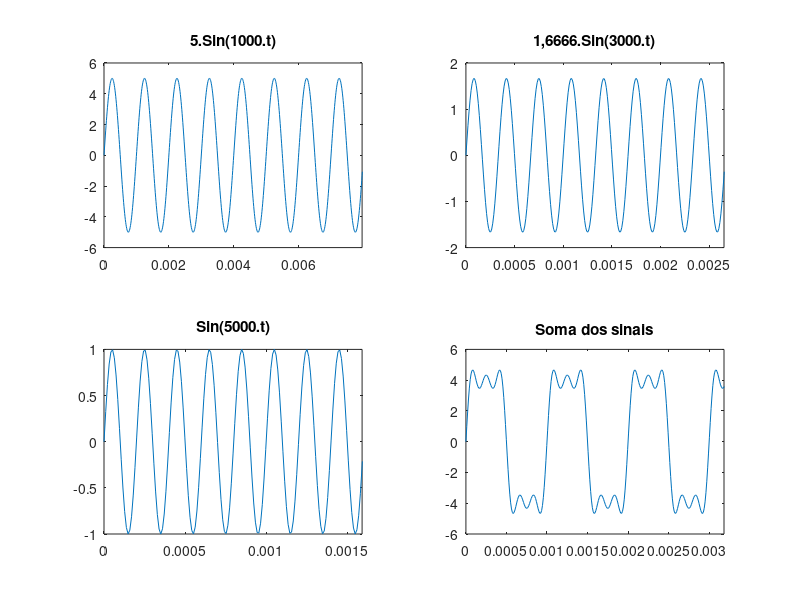
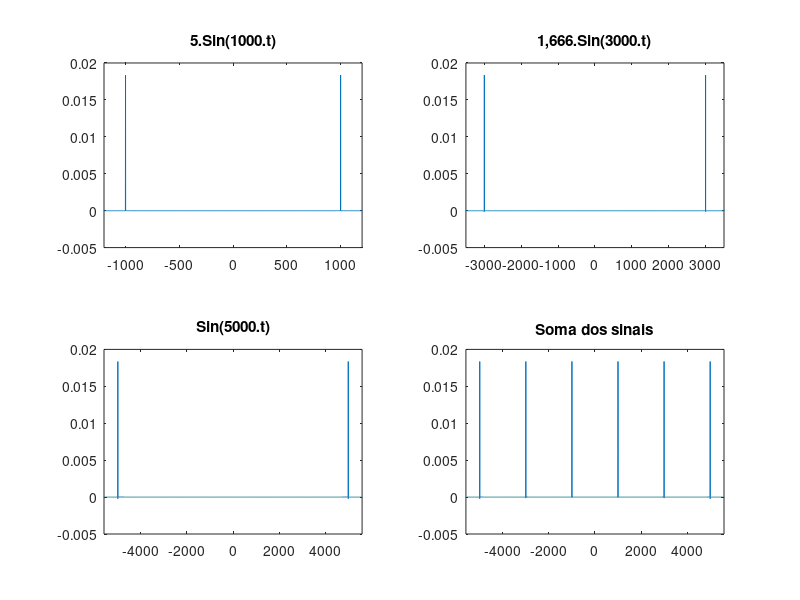
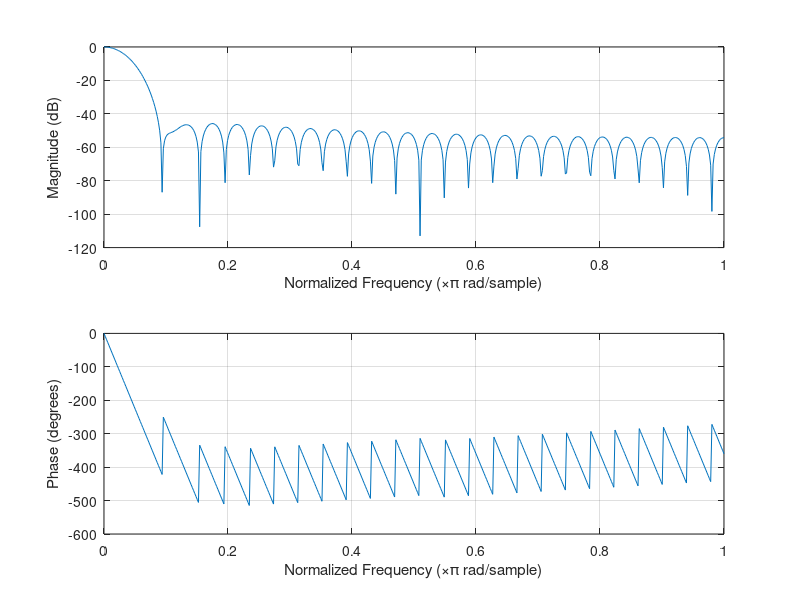
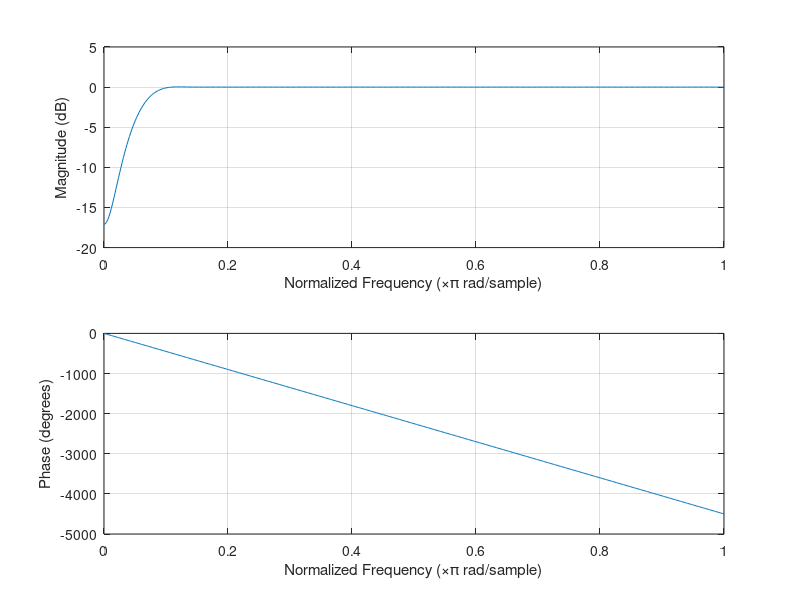

These charts were generated, in order, by the following MATLAB code:
%%Exercício 2:
clc;
clear all;
close all;

%% Criando os dados
f1 = 2*pi*1000;
f2 = 2*pi*3000;
f3 = 2*pi*5000;
fs = 2*pi*15000;

t = 0:1/fs:1;

%% Criando os sinais e plotando:

x1t = 5*sin(f1*t);
x2t = (5/3)*sin(f2*t);
x3t = sin(f3*t);

st = x1t + x2t + x3t;

figure(1);
subplot(2,2,1);
plot(t, x1t);
title('5.Sin(1000.t)');
xlim([0 50/f1]);

subplot(2,2,2);
plot(t,x2t);
title('1,6666.Sin(3000.t)');
xlim([0 50/f2]);

subplot(2,2,3);
plot(t,x3t);
title('Sin(5000.t)');
xlim([0 50/f3]);

subplot(2,2,4);
plot(t,st);
title('Soma dos sinais');
xlim([0 100/f3]);

%% Gerando os sinais na frequência e plotando:
f = -fs/2:fs/2;

X1wz = fft(x1t);
X1w = fftshift(X1wz)/length(X1wz);

figure(2);
subplot(2,2,1);
plot(f, X1w);
title('5.Sin(1000.t)');
xlim([-1200 1200]);

X2wz = fft(x2t);
X2w = fftshift(X2wz)/length(X2wz);
subplot(2,2,2);
plot(f, X2w);
title('1,666.Sin(3000.t)');
xlim([-3500 3500]);

X3wz = fft(x3t);
X3w = fftshift(X3wz)/length(X3wz);
subplot(2,2,3);
plot(f,X3w);
title('Sin(5000.t)');
xlim([-5600 5600]);

Swz = fft(st);
Sw = fftshift(Swz)/length(Swz);
subplot(2,2,4);
plot(f, Sw);
title('Soma dos sinais');
xlim([-5600 5600]);

%% Gerando os filtros:

figure(3);
lowfil = fir1(50, (2000)/fs);
freqz(lowfil);

figure(4);
highfil = fir1(50, 4000/fs, 'high');
freqz(highfil);

figure(5);
middlefil = fir1(50, [2000 4000]/fs);
freqz(middlefil);

%% Passando o sinal pelos filtros e plotando:

figure(6);
subplot(3,1,1);

slowfil = filter(lowfil, 1, st);
plot(t, slowfil);
xlim([0 100/f3]);
title('Sinal filtrado com passa baixa no domínio do tempo');

smiddlefil = filter(middlefil, 1, st);
subplot(3,1,2);
plot(t,smiddlefil);
xlim([0 100/f3]);
title('Sinal filtrado com passa faixa no domínio do tempo');

shighfil = filter(highfil,1,st);
subplot(3,1,3);
plot(t,shighfil);
xlim([0 100/f3]);
title('Sinal filtrado com passa alta no domínio do tempo');

%% Gerando e plotando os sinais filtrados no domínio da frequência:

figure(7);

Slowfilz = fft(slowfil);
Slowfilw = fftshift(Slowfilz)/length(Slowfilz);
subplot(3,1,1);
plot(f, Slowfilw);
title('Sinal com filtro passa baixas no domínio da frequência');
xlim([-1200 1200])

Smiddlefilz = fft(smiddlefil);
Smiddlefilw = fftshift(Smiddlefilz)/length(Smiddlefilz);
subplot(3,1,2);
plot(f, Smiddlefilw);
title('Sinal com filtro passa faixa no domínio da frequência');
xlim([-3500 3500]);

Shighfilz = fft(shighfil);
Shighfilw = fftshift(Shighfilz)/length(Shighfilz);
subplot(3,1,3);
plot(f,Shighfilw);
title('Sinal com filtro passa alta no domínio da frequência');
xlim([-5600 5600]);

